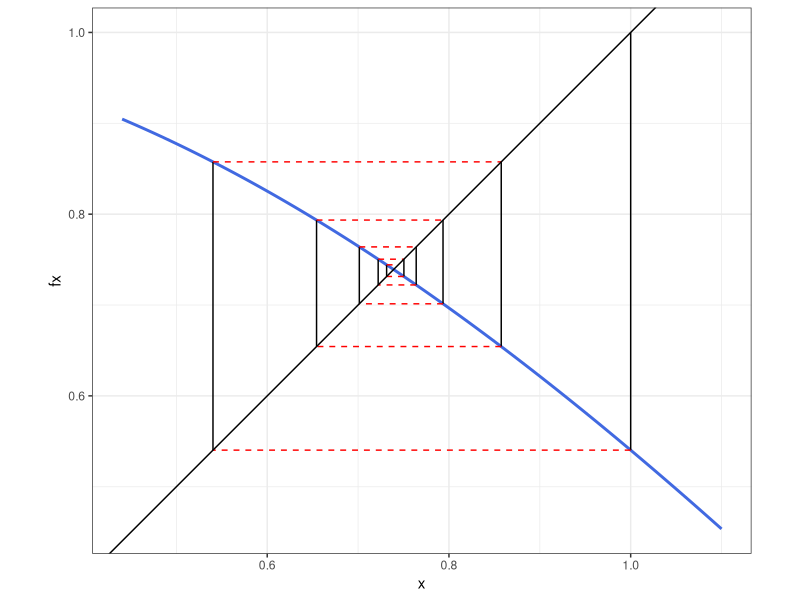
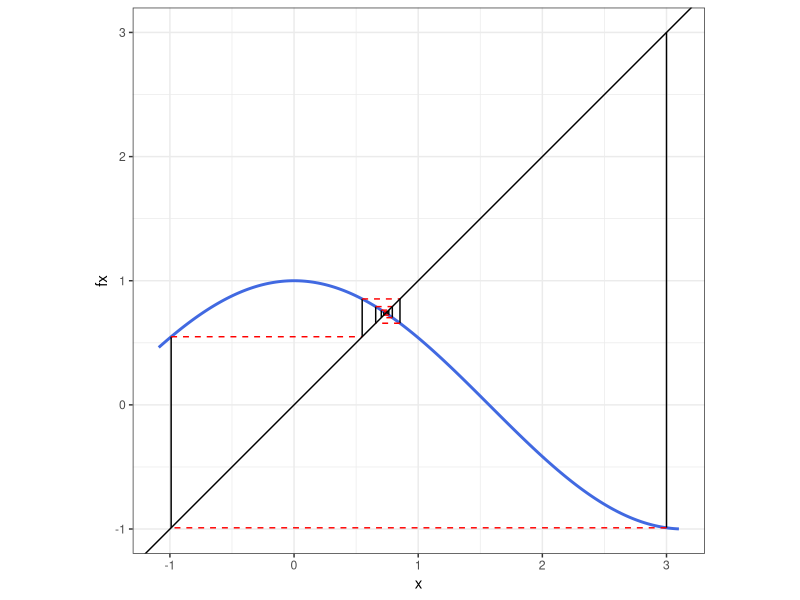
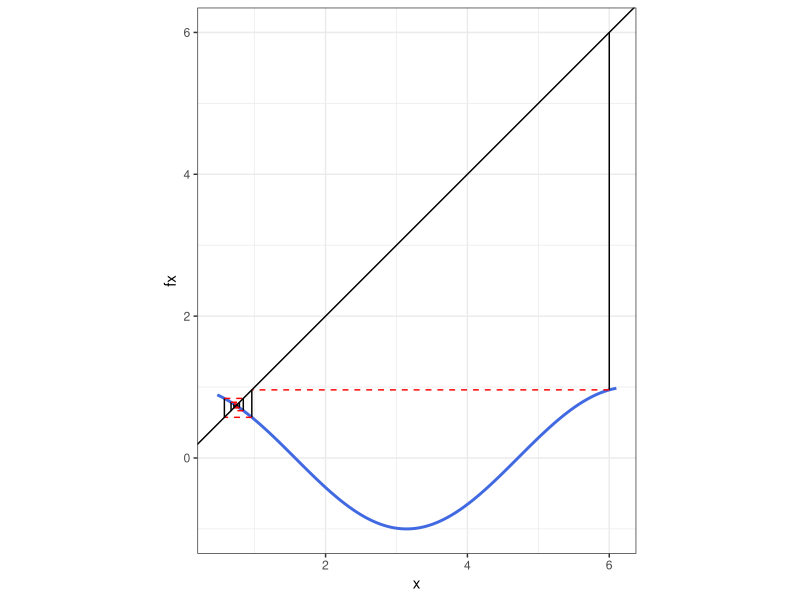
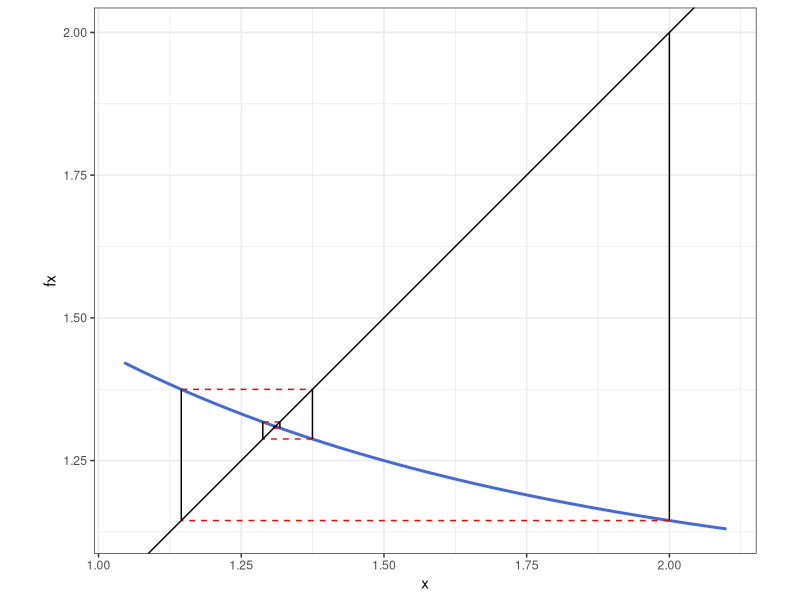
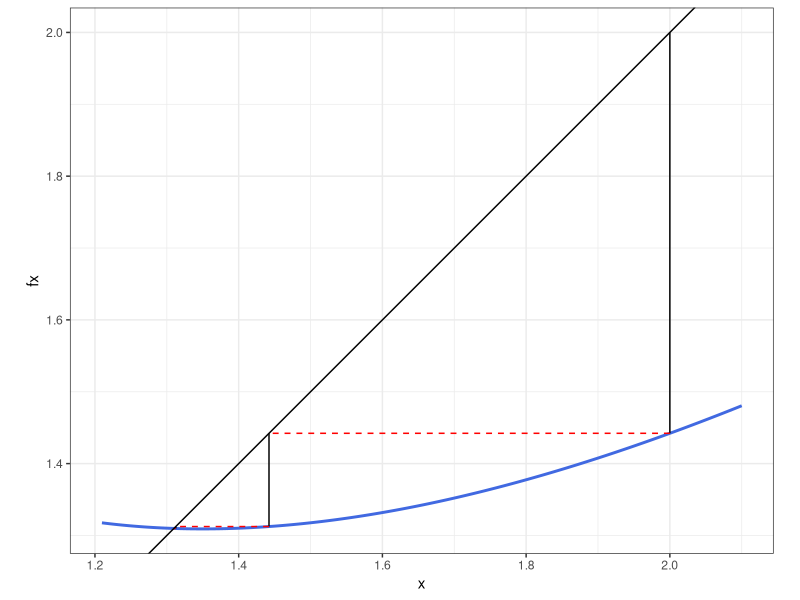
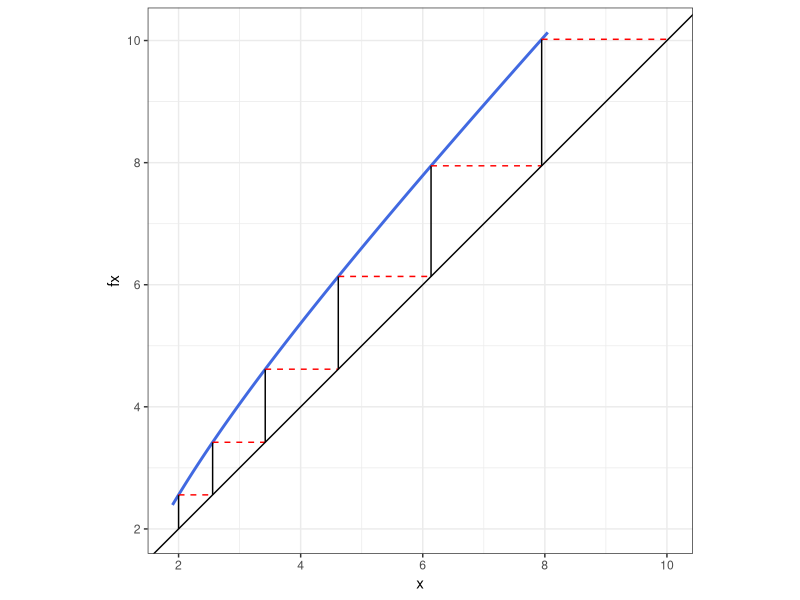
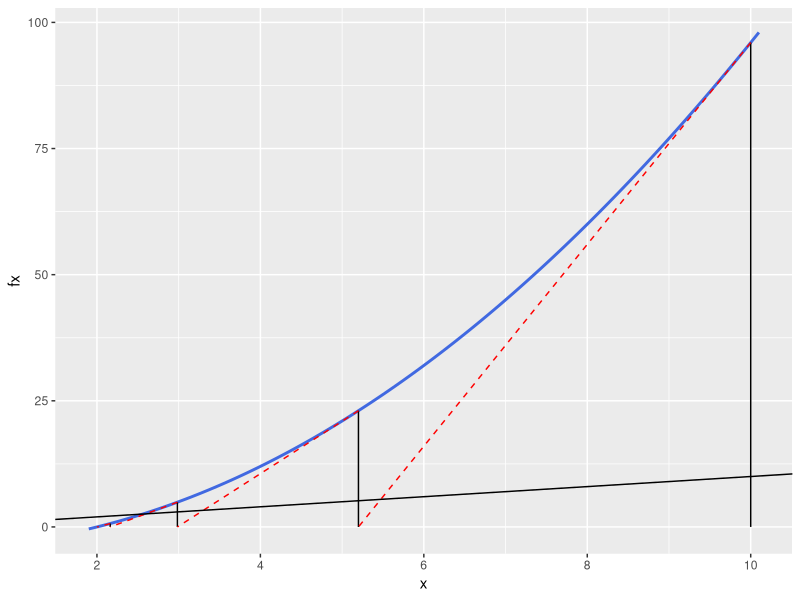
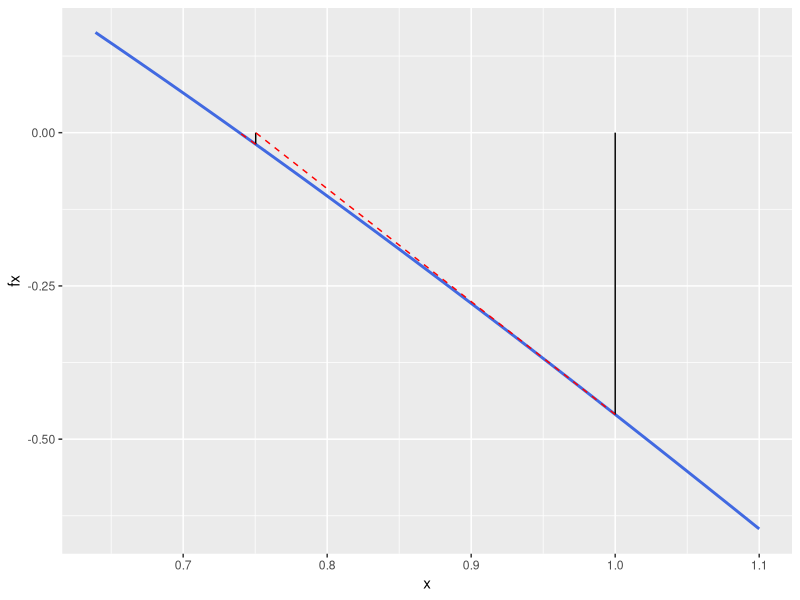

Write the R code that produced these figures, in order. (Note: this script raises an error after producing the figures.)
# Stats 102A HW 5
library(ggplot2)

# Problem 1
## 1a)
# Formula is [(2^(n-1)) - 1]; for this case n = 3
# We are going to use 7 as the bias. The largest positive exponent is 7. 
# The most negative exponent is -6.

## 1b)
# 0 1001 01100


## 1c)
# 1.0


## 1d)
# 1.03125 or 1 + 1/32


## 1e)
# 0 0001 00000
# 1/64 or 0.015625


## 1f)
# 0 0000 00001
# 1/2048 or 0.00048828


## 1g)
# 0 0000 11111
# 31/2048 or 0.01513672


## 1h)
# 0 1110 11111
# 252.0


## 1i)
# 1/32 is our machince epsilon.
# The 10-bits only counts 1/2, 1/4, 1/8, 1/16, and 1/32 on the decimals because we are
# using 5-bits for the mantissa.


## 1j)
# 1/16
# 0.0625


## 1k)
# 1/8
# 0.125



# Problem 2
fixedpoint_show <- function(ftn, x0, iter = 5){
  # applies fixed-point method to find x such that ftn(x) = x
  # ftn is a user-defined function
  # df_points_1 and df_points_2 are used to track each update
  # it will be used to plot the line segments showing each update
  # each line segment connects the points (x1, y1) to (x2, y2)
  df_points_1 <- data.frame(
    x1 = numeric(0),
    y1 = numeric(0),
    x2 = numeric(0),
    y2 = numeric(0))
  df_points_2 <- df_points_1
  xnew <- x0
  cat("Starting value is:", xnew, "\n")
  # iterate the fixed point algorithm
  for (i in 1:iter) {
    xold <- xnew
    xnew <- ftn(xold)
    cat("Next value of x is:", xnew, "\n")
    # vertical line segments, where x1 = x2
    df_points_1[i, ] <- c(x1 = xold, y1 = xold, x2 = xold, y2 = xnew)
    # horizontal line segments, where y1 = y2
    df_points_2[i, ] <- c(x1 = xold, y1 = xnew, x2 = xnew, y2 = xnew)
  }
  # use ggplot to plot the function and the segments for each iteration
  # determine the limits to use for the plot
  # start is the min of these values. we subtract .1 to provide a small margin
  plot_start <- min(df_points_1$x1, df_points_1$x2, x0) - 0.1
  # end is the max of these values
  plot_end <- max(df_points_1$x1, df_points_1$x2, x0) + 0.1
  # calculate the value of the funtion fx for all x
  x <- seq(plot_start, plot_end, length.out = 200)
  fx <- rep(NA, length(x))
  for (i in seq_along(x)) {
    fx[i] <- ftn(x[i])
  }
  function_data <- data.frame(x, fx) # data frame containing the function values
  p <- ggplot(function_data, aes(x = x, y = fx)) +
    geom_line(color = "royalblue", size = 1) + # plot the function
    geom_segment(aes(x = x1, y = y1, xend = x2, yend = y2),
                 data = df_points_1, color = "black", lty = 1) +
    geom_segment(aes(x = x1, y = y1, xend = x2, yend = y2),
                 data = df_points_2, color = "red", lty = 2) +
    geom_abline(intercept = 0, slope = 1) + # plot the line y = x
    coord_equal() + theme_bw()
  print(p) # produce the plot
  xnew # value that gets returned
}

## 2a)
### x0 = 1
a2_1 <- function(x) cos(x)
fixedpoint_show(a2_1, 1, iter = 10)

### x0 = 3
a2_2 <- function(x) cos(x)
fixedpoint_show(a2_2, 3, iter = 10)

### x0 = 6
a2_3 <- function(x) cos(x)
fixedpoint_show(a2_3, 6, iter = 10)


## 2b)
### x0 = 2
b2_1 <- function(x) exp(exp(-x))
fixedpoint_show(b2_1, 2, iter = 10)


## 2c)
### x0 = 2
c2_1 <- function(x) x - log(x) + exp(-x)
fixedpoint_show(c2_1, 2, iter = 10)


## 2d)
### x0 = 2
d2_1 <- function(x) x + log(x) - exp(-x)
fixedpoint_show(d2_1, 2, iter = 6)



# Problem 3
newtonraphson_show <- function(ftn, x0, iter = 5) {
  # applies Newton-Raphson to find x such that ftn(x)[1] == 0
  # ftn is a function of x. it returns two values, f(x) and f'(x)
  # x0 is the starting point
  # df_points_1 and df_points_2 are used to track each update
  df_points_1 <- data.frame(
    x1 = numeric(0),
    y1 = numeric(0),
    x2 = numeric(0),
    y2 = numeric(0))
  df_points_2 <- df_points_1
  xnew <- x0
  cat("Starting value is:", xnew, "\n")
  # the algorithm
  for(i in 1:iter){
    xold <- xnew
    f_xold <- ftn(xold)
    xnew <- xold - f_xold[1]/f_xold[2]
    cat("Next x value:", xnew, "\n")
    # the line segments. You will need to replace the NAs with the appropriate values
    df_points_1[i, ] <- c(xold, ftn(xold)[1], xold, 0) # vertical segment
    df_points_2[i, ] <- c(xold, ftn(xold)[1], xnew, 0) # tangent segment
  }
  plot_start <- min(df_points_1$x1, df_points_1$x2) - 0.1
  plot_end <- max(df_points_2$x1, df_points_2$x2) + 0.1
  x <- seq(plot_start, plot_end, length.out = 200)
  fx <- rep(NA, length(x))
  for (i in seq_along(x)) {
    fx[i] <- ftn(x[i])[1]
  }
  function_data <- data.frame(x, fx)
  p <- ggplot(function_data, aes(x = x, y = fx)) +
    geom_line(color = "royalblue", size = 1) + # plot the function
    geom_segment(aes(x = x1, y = y1, xend = x2, yend = y2),
                 data = df_points_1, color = "black", lty = 1) +
    geom_segment(aes(x = x1, y = y1, xend = x2, yend = y2),
                 data = df_points_2, color = "red", lty = 2) +
    geom_abline(intercept = 0, slope = 1) # plot the line y = x
  print(p)
  xnew # value that gets returned
}

## 3extra)
f3 <- function(x) {
  value <- x^2 - 4 # f(x)
  derivative <- 2*x # f'(x)
  return(c(value, derivative))
}

### x0 = 10
newtonraphson_show(f3, 10, iter = 8)

## 3a)
# example of how your functions could be written
a3_1 <- function(x) {
  value <- cos(x) - x # f(x)
  derivative <- -sin(x) - 1 # f'(x)
  return(c(value, derivative))
}

### x0 = 1
newtonraphson_show(a3_1, 1, iter = 8)

### x0 = 3
newtonraphson_show(a3_1, 3, iter = 8)

### x0 = 6
newtonraphson_show(a3_1, 6, iter = 8)


## 3b)
b3_1 <- function(x) {
  value <- log(x) - exp(-x)
  derivative <- 1/x + exp(-x)
  return(c(value, derivative))
}

### x0 = 2
newtonraphson_show(b3_1, 2, iter = 8)


## 3c)
c3_1 <- function(x) {
  value <- x^3 - x - 3
  derivative <- 3*x^2 - 1
  return(c(value, derivative))
}

### x0 = 0
newtonraphson_show(c3_1, 0, iter = 8)


## 3d)
d3_1 <- function(x) {
  value <- x^3 - 7*x^2 + 14*x - 8
  derivative <- 3*x^2 - 14*x + 14
  return(c(value, derivative))
}

### x0 = 1.1
newtonraphson_show(d3_1, 1.1, iter = 8)

### x0 = 1.3
newtonraphson_show(d3_1, 1.3, iter = 8)

### x0 = 1.4
newtonraphson_show(d3_1, 1.4, iter = 8)

### x0 = 1.5
newtonraphson_show(d3_1, 1.5, iter = 8)

### x0 = 1.6
newtonraphson_show(d3_1, 1.6, iter = 8)

### x0 = 1.7
newtonraphson_show(d3_1, 1.7, iter = 8)



# Problem 4
secant_show <- function(ftn, x0, x1, iter = 5) {
  df_points_1 <- data.frame(
    x1 = numeric(0),
    y1 = numeric(0),
    x2 = numeric(0),
    y2 = numeric(0))
  df_points_2 <- df_points_1
  cat("Starting values are:", x0, "and", x1, "\n")
  # the algorithm
  for(i in 1:iter){
    x0old <- x0
    x1old <- x1
    f_xold_x0 <- ftn(x0)
    f_xold_x1 <- ftn(x1)
    xnew <- x1old - f_xold_x1 * ((x0old - x1old) / (f_xold_x0 - f_xold_x1))
    # update the point
    x1 <- xnew
    x0 <- x1old
    cat("Next x value:", xnew, "\n")
    # the line segments
    df_points_1[i, ] <- c(x0old, ftn(x0old), x1old, ftn(x1old))
    df_points_2[i, ] <- c(x1old, ftn(x1old), xnew, 0)
  }
  plot_start <- min(df_points_1$x0, df_points_1$x1, x0) - 0.1
  plot_end <- max(df_points_2$x0, df_points_2$x1, x0) + 0.1
  x <- seq(plot_start, plot_end, length.out = 200)
  fx <- rep(NA, length(x))
  for (i in seq_along(x)) {
    fx[i] <- ftn(x[i])
  }
  function_data <- data.frame(x, fx) # dataframe containing the function
  p <- ggplot(function_data, aes(x = x, y = fx)) +
    geom_line(color = "royalblue", size = 1) + # plot the function
    geom_segment(aes(x = x1, y = y1, xend = x2, yend = y2),
                 data = df_points_1, color = "black", lty = 1) +
    geom_segment(aes(x = x1, y = y1, xend = x2, yend = y2),
                 data = df_points_2, color = "red", lty = 2) +
    geom_abline(intercept = 0, slope = 1) # plot the line y = x
  print(p)
  x1
}


a4_1 <- function(x) cos(x) - x
### x0 = 1, x1 = 2
secant_show(a4_1, 1, 2, iter = 5)


a4_2 <- function(x) log(x) - exp(-x)
### x0 = 1, x1 = 2
secant_show(a4_2, 1, 2, iter = 5)


a4_3 <- function(x) x^2 - 0.5
### x0 = 4, x1 = 3.5
secant_show(a4_3, 4, 3.5, iter = 5)



# Problem 5
##### A modifcation of code provided by Eric Cai
golden = function(f, lower, upper, tolerance = 1e-5) {
  golden.ratio = 2/(sqrt(5) + 1)
  ## Use the golden ratio to find the initial test points
  x1 <- lower + golden.ratio * (upper - lower)
  x2 <- upper - golden.ratio * (upper - lower)
  ## the arrangement of points is:
  ## lower ----- x2 --- x1 ----- upper
  ### Evaluate the function at the test points
  f1 <- f(x1)
  f2 <- f(x2)
  while (abs(upper - lower) > tolerance) {
    if (f2 > f1) {
      # the minimum is to the right of x2
      lower <- x2 # x2 becomes the new lower bound
      x2 <- x1 # x1 becomes the new x2
      f2 <- f1 # f(x1) now becomes f(x2)
      x1 <- lower + golden.ratio * (upper - lower)
      f1 <- f(x1) # calculate new x1 and f(x1)
    } else {
      # then the minimum is to the left of x1
      upper <- x1 # x1 becomes the new upper bound
      x1 <- x2 # x2 becomes the new x1
      f1 <- f2
      x2 <- upper - golden.ratio * (upper - lower)
      f2 <- f(x2) # calculate new x2 and f(x2)
    }
  }
  (lower + upper)/2 # the returned value is the midpoint of the bounds
}


f <- function(x) { (x - 3)^2 }
### lower = 0, upper = 10, tolerance = 1e-5
golden(f, 0, 10)


### I created a function for the 15 iterations for various starting points
contour_mapping <- function(a, b) {
  g <- function(x, y) {
    5 * x ^ 2 - 6 * x * y + 5 * y ^ 2
  }
  x <- seq(-1.5, 1, len = 100)
  y <- seq(-1.5, 1, len = 100)
  x_i <- a
  y_i <- b
  x0 <- 0
  y0 <- 0
  cat("Starting values are:", x_i, "and", y_i, "\n")
  for(i in 1:15) {
    x0 <- x_i
    y0 <- y_i
    g_x <- function(x) {
      # x = x, y = y0
      g_x_y0 <- g(x, y0)
      return(g_x_y0)
    }
    x0 <- golden(g_x, lower = -1.5, upper = 1.5, tolerance = 1e-5)
    g_y <- function(y) {
      # x = x0, y = y
      g_x0_y <- g(x0, y)
      return(g_x0_y)
    }
    y0 <- golden(g_y, lower = -1.5, upper = 1.5, tolerance = 1e-5)
    x_i <- x0
    y_i <- y0
    cat("Next values of x & y are:", x0, "&", y0, "\n")
    # the line segment
  }
  contour_df <- data.frame(
    x = rep(x, each = 100),
    y = rep(y, 100),
    z = outer(x, y, g)[1:100^2]
  )
  ggplot(contour_df, aes(x = x, y = y, z = z)) +
    geom_contour(binwidth = 0.9) +
    geom_segment(aes(x = x0, y = y0, xend = x_i, yend = y_i),
                 data = contour_df, color = "black", lty = 1, inherit.aes = FALSE) +
    theme_bw()
}


### a = -1.5, b = -1.5
contour_mapping(-1.5, -1.5)


### a = -1.5, b = 1
contour_mapping(-1.5, 1)


### WIP on updating the line segments with z (Studying for Midterm on 2/28/2020)
df_points_1 <- data.frame(
  x_a = numeric(0),
  y_a = numeric(0),
  z_a = numeric(0))
df_points_2 <- df_points_1


df_points_1[i, ] <- c(x_i, x0, x0)
df_points_2[i, ] <- c(y_i, y_i, y0)



contour_df <- data.frame(
  x = rep(x, each = 100),
  y = rep(y, 100),
  z = outer(x, y, g)[1:100^2]
)

p <- ggplot(contour_df, aes(x = x, y = y, z = z)) +
  geom_contour(binwidth = 0.9) + 
  geom_segment(aes(x = x0, y = y0, xend = x_i, yend = y_i),
               data = df_points_2, color = "black", lty = 1, inherit.aes = FALSE) +
  geom_segment(aes(x = x0, y = y0, xend = x_i, yend = y_i),
               data = df_points_2, color = "black", lty = 1, inherit.aes = FALSE) +
  theme_bw()
print(p)


# EXTRA CREDIT
### I am unable to do it since I have a midterm on Friday (2/28/2020). Am I able to have
### an extension on this extra credit? I feel as if I can complete this.